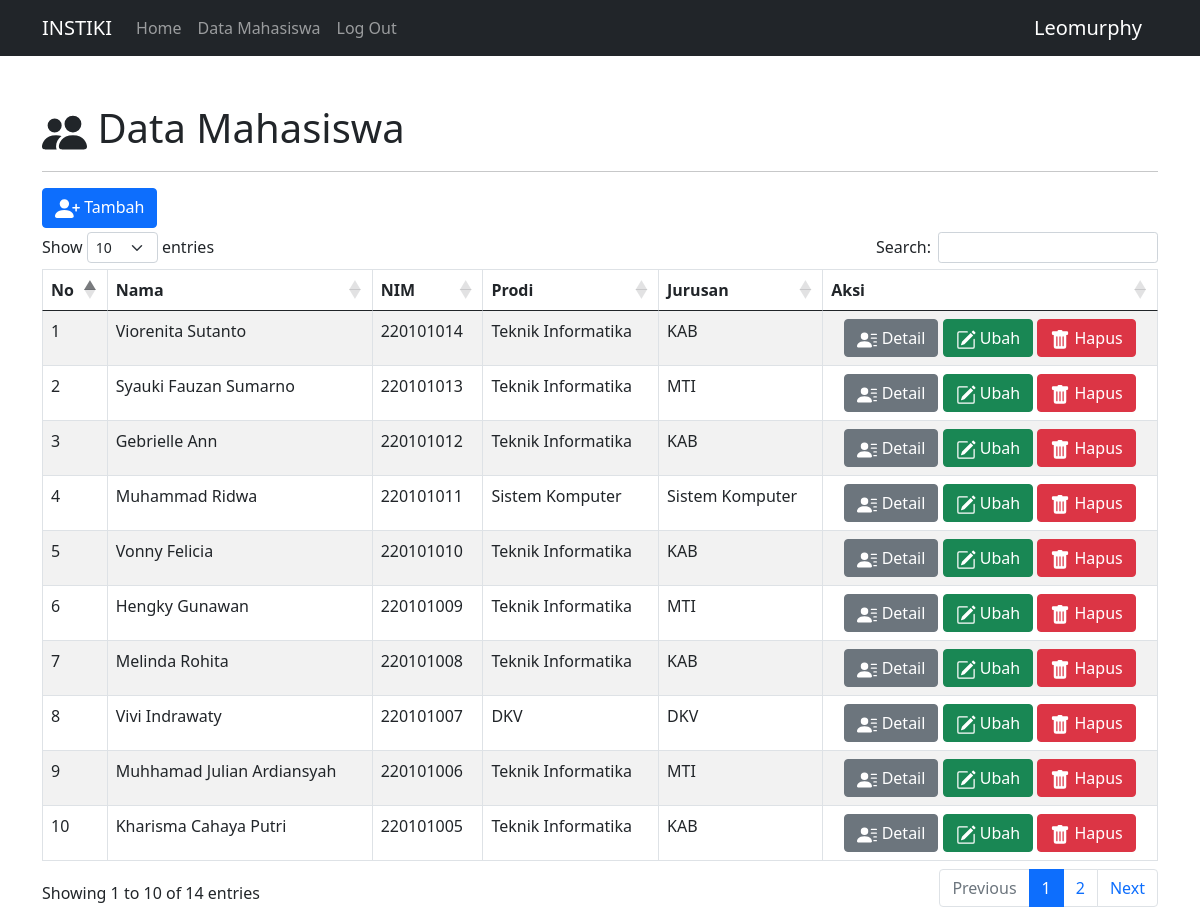
/datamahasiswa.php (signed in), run on the app's committed database.
### tables this page shows
CREATE TABLE `tb_mhs` (
  `id_mhs` int(10) NOT NULL AUTO_INCREMENT,
  `nama` varchar(200) DEFAULT NULL,
  `nim` varchar(10) DEFAULT NULL,
  `no_tlp` varchar(100) DEFAULT NULL,
  `email` varchar(50) DEFAULT NULL,
  `alamat` varchar(200) DEFAULT NULL,
  `jurusan` varchar(100) DEFAULT NULL,
  `prodi` varchar(100) DEFAULT NULL,
  PRIMARY KEY (`id_mhs`)
);

### config/controller.php (called while the page is built, shortened)
<?php
function select($query)
{
    global $db;
    $result = mysqli_query($db, $query);
    $rows = [];
    while ($row = mysqli_fetch_assoc($result)){
        $rows[] = $row;
    }
    return $rows;
}

### datamahasiswa.php (the view, shortened to what this page needs)
<?php
include 'layout/header.php';
$data_mhs = select("SELECT * FROM tb_mhs ORDER BY id_mhs DESC");
?>
    <div class="container mt-5">
        <h1> Data Mahasiswa</h1>
        <hr>
        <a href="tambah.php" class="btn btn-primary mb-1"> Tambah</a>
        <table class="table table-bordered table-striped mt-3" id="table">
            <thead>
                <tr>
                    <th>No</th>
                    <th>Nama</th>
                    <th>NIM</th>
                    <th>Prodi</th>
                    <th>Jurusan</th>
                    <th>Aksi</th>
                </tr>
            </thead>
            <tbody>
                <?php $no = 1; ?>
                <?php foreach ($data_mhs as $mhs) : ?>
                <tr>
                    <td><?= $no++; ?></td>
                    <td><?= $mhs['nama']; ?></td>
                    <td><?= $mhs['nim']; ?></td>
                    <td><?= $mhs['prodi']; ?></td>
                    <td><?= $mhs['jurusan']; ?></td>
                    <td width="30%" class="text-center margin-right: 15px">
                        <a href="detail.php?id_mhs=<?= $mhs['id_mhs']; ?>" class="btn btn-secondary"> Detail</a>
                        <a href="ubah.php?id_mhs=<?= $mhs['id_mhs']; ?>" class="btn btn-success"> Ubah</a>
                        <a href="hapus.php?id_mhs=<?= $mhs['id_mhs']; ?>" class="btn btn-danger" onclick="return confirm('Yakin Data Mahasiswa akan dihapus?');"> Hapus</a>
                    </td>
                </tr>
                <?php endforeach; ?>
            </tbody>
        </table>
    </div>
<?php include 'layout/footer.php'; ?>

### layout/header.php (shortened to what this page needs)
<!doctype html>
<html lang="en">
  <head>
    <link href="https://cdn.jsdelivr.net/npm/bootstrap@5.0.2/dist/css/bootstrap.min.css" rel="stylesheet">
    <link rel="stylesheet" href="https://cdn.datatables.net/1.13.4/css/dataTables.bootstrap5.min.css">
  </head>
  <body>
    <div>
    <nav class="navbar navbar-expand-lg navbar-dark bg-dark">
  <div class="container">
    <a class="navbar-brand" href="#">INSTIKI</a>
    <div class="collapse navbar-collapse" id="navbarNav">
      <ul class="navbar-nav">
        <li class="nav-item">
          <a class="nav-link" href="dashboard.php">Home</a>
        </li>
        <li class="nav-item">
          <a class="nav-link" href="datamahasiswa.php">Data Mahasiswa</a>
        </li>
        <li class="nav-item">
          <a class="nav-link" href="logout.php">Log Out</a>
        </li>
      </ul>
    </div>
    <div>
      <a class="navbar-brand"><?= $_SESSION['username']; ?></a>
    </div>
  </div>
</nav>
    </div>

### layout/footer.php (shortened to what this page needs)
</body>
</html>

### data on the page
tb_mhs: nama "Viorenita Sutanto", nim "220101014", prodi "Teknik Informatika", jurusan "KAB"
tb_mhs: nama "Syauki Fauzan Sumarno", nim "220101013", prodi "Teknik Informatika", jurusan "MTI"
tb_mhs: nama "Gebrielle Ann", nim "220101012", prodi "Teknik Informatika", jurusan "KAB"
tb_mhs: nama "Muhammad Ridwa", nim "220101011", prodi "Sistem Komputer", jurusan "Sistem Komputer"
tb_mhs: nama "Vonny Felicia", nim "220101010", prodi "Teknik Informatika", jurusan "KAB"
tb_mhs: nama "Hengky Gunawan", nim "220101009", prodi "Teknik Informatika", jurusan "MTI"
tb_mhs: nama "Melinda Rohita", nim "220101008", prodi "Teknik Informatika", jurusan "KAB"
tb_mhs: nama "Vivi Indrawaty", nim "220101007", prodi "DKV", jurusan "DKV"
tb_mhs: nama "Muhhamad Julian Ardiansyah", nim "220101006", prodi "Teknik Informatika", jurusan "MTI"
tb_mhs: nama "Kharisma Cahaya Putri", nim "220101005", prodi "Teknik Informatika", jurusan "KAB"

### other printed values
$_SESSION['username'] "Leomurphy"
